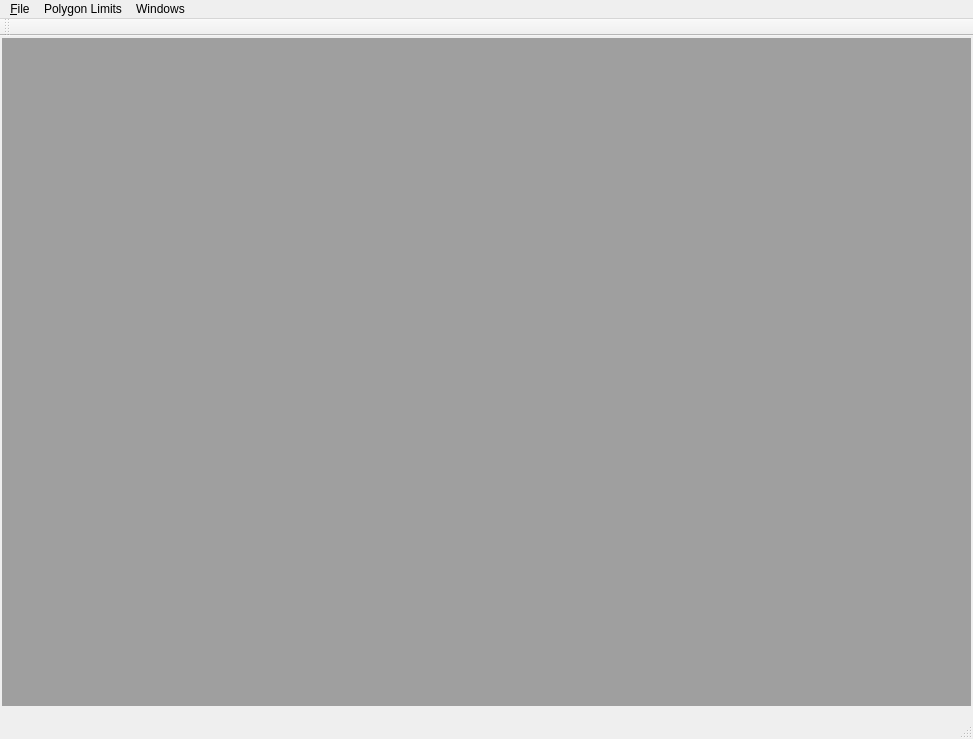
<?xml version="1.0" encoding="UTF-8"?>
<ui version="4.0">
 <class>MainWindow</class>
 <widget class="QMainWindow" name="MainWindow">
  <property name="geometry">
   <rect>
    <x>0</x>
    <y>0</y>
    <width>973</width>
    <height>739</height>
   </rect>
  </property>
  <property name="windowTitle">
   <string>MainWindow</string>
  </property>
  <widget class="QWidget" name="centralWidget">
   <layout class="QHBoxLayout" name="horizontalLayout_2">
    <property name="leftMargin">
     <number>2</number>
    </property>
    <property name="topMargin">
     <number>2</number>
    </property>
    <property name="rightMargin">
     <number>2</number>
    </property>
    <item>
     <widget class="QMdiArea" name="mdiArea"/>
    </item>
   </layout>
  </widget>
  <widget class="QMenuBar" name="menuBar">
   <property name="geometry">
    <rect>
     <x>0</x>
     <y>0</y>
     <width>973</width>
     <height>21</height>
    </rect>
   </property>
   <widget class="QMenu" name="menu_File">
    <property name="title">
     <string>&amp;File</string>
    </property>
    <addaction name="actionOpen_Project"/>
    <addaction name="actionSave_Project"/>
    <addaction name="actionSave_Project_As"/>
    <addaction name="separator"/>
    <addaction name="actionOpen_Recorder_File"/>
    <addaction name="actionExport_Recording"/>
    <addaction name="separator"/>
    <addaction name="actionExit"/>
   </widget>
   <widget class="QMenu" name="menuPolygon_Limits">
    <property name="title">
     <string>Polygon Limits</string>
    </property>
    <addaction name="actionAdd"/>
    <addaction name="actionDelete"/>
    <addaction name="actionAdd_limit_bounds"/>
   </widget>
   <widget class="QMenu" name="menuWindows">
    <property name="title">
     <string>Windows</string>
    </property>
   </widget>
   <addaction name="menu_File"/>
   <addaction name="menuPolygon_Limits"/>
   <addaction name="menuWindows"/>
  </widget>
  <widget class="QToolBar" name="mainToolBar">
   <attribute name="toolBarArea">
    <enum>TopToolBarArea</enum>
   </attribute>
   <attribute name="toolBarBreak">
    <bool>false</bool>
   </attribute>
  </widget>
  <widget class="QStatusBar" name="statusBar"/>
  <action name="actionOpen_Project">
   <property name="text">
    <string>Open Project</string>
   </property>
  </action>
  <action name="actionSave_Project">
   <property name="text">
    <string>Save Project</string>
   </property>
  </action>
  <action name="actionSave_Project_As">
   <property name="text">
    <string>Save Project As</string>
   </property>
  </action>
  <action name="actionAdd">
   <property name="text">
    <string>Add</string>
   </property>
  </action>
  <action name="actionDelete">
   <property name="text">
    <string>Delete</string>
   </property>
  </action>
  <action name="actionAdd_limit_bounds">
   <property name="text">
    <string>Add limit bounds</string>
   </property>
  </action>
  <action name="actionOpen_Recorder_File">
   <property name="text">
    <string>Open Recorder File</string>
   </property>
  </action>
  <action name="actionExit">
   <property name="text">
    <string>Exit</string>
   </property>
  </action>
  <action name="actionExport_Recording">
   <property name="text">
    <string>Export Recording...</string>
   </property>
  </action>
 </widget>
 <layoutdefault spacing="6" margin="11"/>
 <resources/>
 <connections>
  <connection>
   <sender>actionExit</sender>
   <signal>triggered()</signal>
   <receiver>MainWindow</receiver>
   <slot>close()</slot>
   <hints>
    <hint type="sourcelabel">
     <x>-1</x>
     <y>-1</y>
    </hint>
    <hint type="destinationlabel">
     <x>486</x>
     <y>369</y>
    </hint>
   </hints>
  </connection>
 </connections>
</ui>
